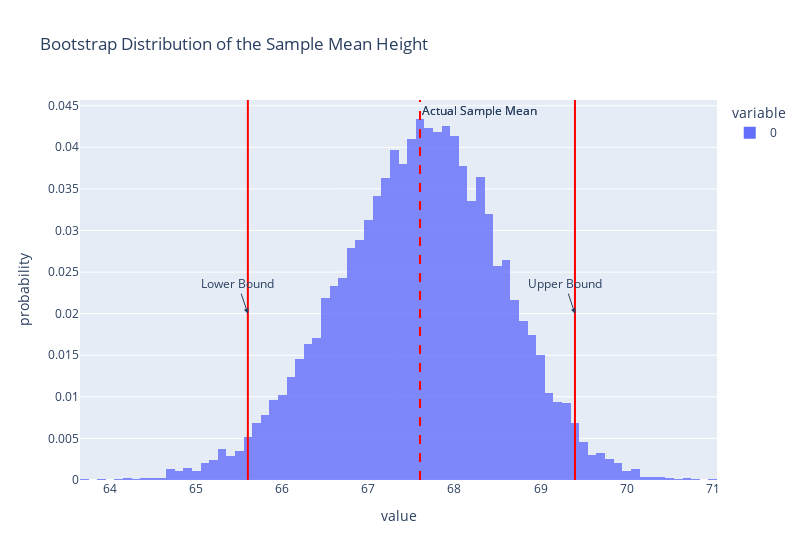

The cell this chart's notebook holds for it:
### Markdown cell above
It looks like the best guesses of most parallel universes fall between 65 inches and 70 inches.

### Bootstrap confidence intervals

Suppose a construction manager at Berkeley asked you to find the sample mean height of Berkeley undergraduates so that doors in a new building were not too high or too low.
It would be a good idea to **not only** provide your best guess of 67 inches, but also provide a sense of how **uncertain** you are about your best guess.

To do so, we can construct and report a bootstrap **confidence interval (CI)**.
For example, to construct a 95\% CI, we would grab the middle 95\% of the synthetic best guesses.
In other words, we would grab the 2.5th percentile and the 97.5th percentile:

### Code cell
# Grab the 2.5th and 97.5th percentiles of the synthetic sample means
ci_bounds = np.percentile(synth_estimates, [2.5, 97.5])

print("Lower bound of 95% CI: ", ci_bounds[0])

print("Upper bound of 95% CI: ", ci_bounds[1])

fig.add_vline(x=ci_bounds[0], line_color='red')
fig.add_vline(x=ci_bounds[1], line_color='red')
fig.add_annotation(x=ci_bounds[0], y=0.02, text="Lower Bound", showarrow=True, arrowhead=2)
fig.add_annotation(x=ci_bounds[1], y=0.02, text="Upper Bound", showarrow=True, arrowhead=2)

# Add a vertical line for the original sample mean
fig.add_vline(x=heights.mean(), line_dash="dash", line_color="red",
              annotation_text="Actual Sample Mean",
              annotation_position="top right")
              
fig.show()

### Figure 1 — Plotly figure (JSON) as saved in the notebook; plotly's stock layout.template omitted (floating-point values rounded to 4 significant figures; data arrays with more than 128 entries replaced by an {"elided": "..."} marker saying what was removed)
{"data": [{"bingroup": "x", "histnorm": "probability", "hovertemplate": "variable=0<br>value=%{x}<br>probability=%{y}<extra></extra>", "legendgroup": "0", "marker": {"color": "#636efa", "opacity": 0.8, "pattern": {"shape": ""}}, "name": "0", "orientation": "v", "showlegend": true, "type": "histogram", "x": {"elided": "10000 float values"}, "xaxis": "x", "yaxis": "y"}], "layout": {"annotations": [{"showarrow": false, "text": "Actual Sample Mean", "x": 67.6, "xanchor": "left", "xref": "x", "y": 1, "yanchor": "top", "yref": "y domain"}, {"arrowhead": 2, "showarrow": true, "text": "Lower Bound", "x": 65.6, "y": 0.02}, {"arrowhead": 2, "showarrow": true, "text": "Upper Bound", "x": 69.4, "y": 0.02}, {"showarrow": false, "text": "Actual Sample Mean", "x": 67.6, "xanchor": "left", "xref": "x", "y": 1, "yanchor": "top", "yref": "y domain"}], "barmode": "overlay", "legend": {"title": {"text": "variable"}, "tracegroupgap": 0}, "shapes": [{"line": {"color": "red", "dash": "dash"}, "type": "line", "x0": 67.6, "x1": 67.6, "xref": "x", "y0": 0, "y1": 1, "yref": "y domain"}, {"line": {"color": "red"}, "type": "line", "x0": 65.6, "x1": 65.6, "xref": "x", "y0": 0, "y1": 1, "yref": "y domain"}, {"line": {"color": "red"}, "type": "line", "x0": 69.4, "x1": 69.4, "xref": "x", "y0": 0, "y1": 1, "yref": "y domain"}, {"line": {"color": "red", "dash": "dash"}, "type": "line", "x0": 67.6, "x1": 67.6, "xref": "x", "y0": 0, "y1": 1, "yref": "y domain"}], "title": {"text": "Bootstrap Distribution of the Sample Mean Height"}, "width": 800, "xaxis": {"anchor": "y", "domain": [0, 1], "title": {"text": "value"}}, "yaxis": {"anchor": "x", "domain": [0, 1], "title": {"text": "probability"}}}}
